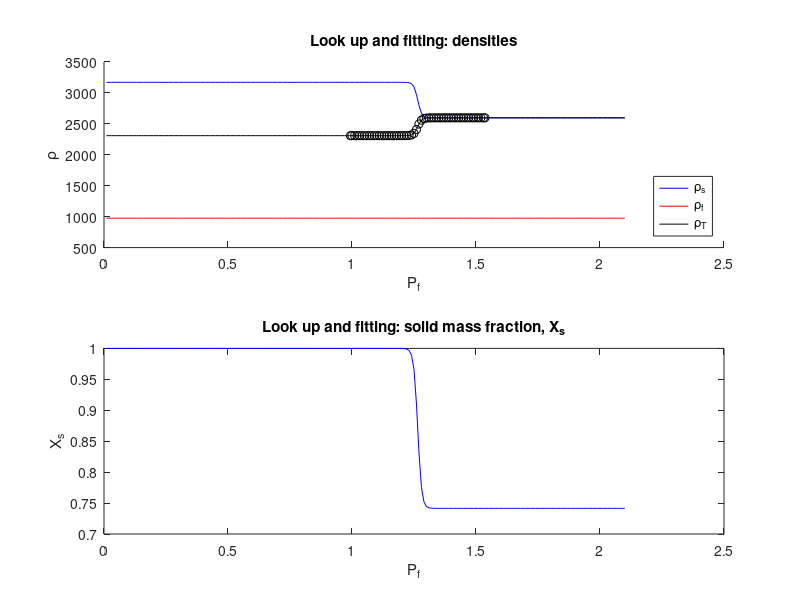
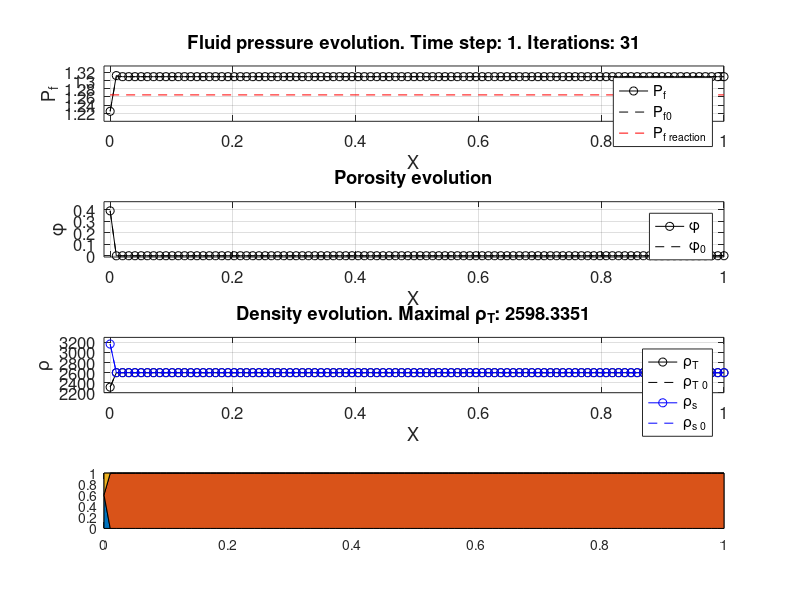

Write the MATLAB code that produced these figures, in order. (Note: this script raises an error after producing the figures.)
clear variables, close all, clc
% Hydro-Chemical code for hydration of zero-porosity rock
% Stefan Schmalholz, 31.03.2023
%%%%%%%%%%%%%%%%%%%%%%%%%%%%%%%%%%%%%%%%%%%%%%%%%%%%%%%%%%%%%%%%%%%%%%%%%%%
% Look up related stuff; approxmation of LU variables with tanh, and Pf as
% "reverse" ln-function of total density
% Look up table for atg + bru = fo + H2O reaction
load LOOK_UP_atg
Pf_lu       = P_vec*1e8/1e9;    % Pf in GPa
Pf_re       = 1.265;            % Reaction Pf in GPa
rhos_lp     = Rho_s(1);
rhos_hp     = Rho_s(end);
rhof        = mean(Rho_f);
xs_lp       = X_s_vec(1);
xs_hp       = X_s_vec(end);

% Fitting rhos and xs from LU with tanh; rhof is assumed constant
rw              = 0.1; % Width of step in tanh
rhos            = rhos_lp + (rhos_hp-rhos_lp) *(0.5*(tanh((Pf_lu-Pf_re)*2*pi/rw)+1));
xs              = xs_lp   + (xs_hp-xs_lp)     *(0.5*(tanh((Pf_lu-Pf_re)*2*pi/rw)+1));
rhostot         = min(rhos)*(1-0)*min(xs);
Phi_lu          = 1-(rhostot./(rhos.*xs));
rhoTOT_lu       = (1-Phi_lu).*rhos + Phi_lu.*rhof;
rT_lp           = rhoTOT_lu(1);
rT_hp           = rhoTOT_lu(end);
rhoTOT          = rT_lp   + (rT_hp-rT_lp)     *(0.5*(tanh((Pf_lu-Pf_re)*2*pi/rw)+1));
Pf_reverse      = real( (rw.*log((rhoTOT-rT_lp)./(-rhoTOT+rT_hp))+4*pi.*Pf_re)./4/pi );
figure(1)
subplot(211)
hold on
% plot(Pf_lu,lup(:,[3]),'oc')
% plot(Pf_lu,lup(:,[2]),'or')
plot(Pf_lu,rhos,'-b')
% plot(Pf_lu,lup(:,[4]),'xc')
plot(Pf_lu,rhof*ones(size(Pf_lu)),'-r')
% plot(Pf_lu,rhoTOT_lu,'-xk')
plot(Pf_lu,rhoTOT,'-k')
plot(Pf_reverse,rhoTOT,'ok')
legend('\rho_s','\rho_f','\rho_T','location','southeast'), xlabel('P_f'), ylabel('\rho')
title('Look up and fitting: densities'),
% axis([1.7 2.2 1000 3400]), grid on
subplot(212)
plot(Pf_lu,xs,'-b'), xlabel('P_f'), ylabel('X_s'),
% axis([1.7 2.2 0.99 1.001]), grid on
title('Look up and fitting: solid mass fraction, X_s')
set(gcf,'Position',[10.6000 193.8000 539.2000 580])
%%%%%%%%%%%%%%%%%%%%%%%%%%%%%%%%%%%%%%%%%%%%%%%%%%%%%%%%%%%%%%%%%%%%%%%%%%%
% Start of HC model, configuration and intialization
% Physics
Lx              = 1;
betaf           = 1e11/1e9;
k0_etaf         = 1e-19/(1e-3/1e9);
n_poro          = 2;
% Numerics
nx              = 100;
dx              = Lx/(nx-1);
X               = 0:dx:Lx;
nt              = 1e5;
CFL             = 2e-2/betaf/1;
rel             = 0.25;
% Initial values, in detail. First define ambient zero-porosity values and
% then add pertubation at boundary assuming total solid mass is constant.
np                      = 1;
Phi_amb                 = zeros(size(X));
Delta_Pf                = 0.1;
Pf_amb                  = Pf_re*ones(size(X)) + Delta_Pf/2;
rhos_amb                = rhos_lp + (rhos_hp-rhos_lp)*(0.5*(tanh( (Pf_amb-Pf_re)*2*pi/rw ) + 1));
xs_amb                  = xs_lp + (xs_hp-xs_lp)*(0.5*(tanh( (Pf_amb-Pf_re)*2*pi/rw ) + 1));
rhostot                 = max( rhos_amb.*(1-Phi_amb).*xs_amb );
Pf_amb(1:np)            = Pf_amb(1) - Delta_Pf;
Pf_ini                  = Pf_amb;
rhos_ini                = rhos_lp + (rhos_hp-rhos_lp)*(0.5*(tanh( (Pf_ini-Pf_re)*2*pi/rw ) + 1));
xs_ini                  = xs_lp + (xs_hp-xs_lp)*(0.5*(tanh( (Pf_ini-Pf_re)*2*pi/rw ) + 1));
Phi_ini                 = 1-(rhostot./(rhos_ini.*xs_ini));
phi0                    = max(Phi_ini);
rhoTOT                  = (1-Phi_ini).*rhos_ini + Phi_ini.*rhof;
rhoTOT_ini              = rhoTOT;
Phi                     = Phi_ini;
rhos                    = rhos_ini;
Pf_reverse              = real( (rw.*log((rhoTOT-rT_lp)./(-rhoTOT+rT_hp))+4*pi.*Pf_re)./4/pi );
Pf                      = Pf_reverse;
Pf_ini                  = Pf_reverse;
% figure(2)
% subplot(211)
% plot(X,Pf_ini,'-k'), hold on
% plot(X,Pf_reverse,'o')
% plot([X(1) X(end)],[1 1]*Pf_re,'--xr')
% subplot(212)
% plot(X,rhoTOT,'-k')
%%%%%%%%%%%%%%%%%%%%%%%%%%%%%%%%%%%%%%%%%%%%%%%%%%%%%%%%%%%%%%%%%%%%%%%%%%%
% Time loop and solver.
Time                    = [0];
Dehy_front              = [ ];
Max_rhoTOT              = [ ];
for it = 1:nt
    Dehy_front(it)      = X(max(find(Pf<Pf_re)));
    Max_rhoTOT(it)      = max(real(rhoTOT));
    rhoTOT_old          = rhoTOT;
    Diffmax             = max(k0_etaf .* (Phi/phi0).^n_poro) ./ betaf;
    dt                  = CFL*dx^2*min(rhof)/max(real(rhoTOT))/Diffmax;
    if it==1;dt_ini = dt; end
    error_it            = 1;
    iter                = 0;
    while error_it > 1e-6
        iter            = iter+1;
        rhoTOT_it       = rhoTOT;
        Perm            = rhof*k0_etaf .* (Phi/phi0).^n_poro;
        Flux            = (Perm(1:end-1) + Perm(2:end))/2 .* diff(Pf)/dx;
        rhoTOT(2:end-1) = real( rhoTOT_old(2:end-1) + dt*diff(Flux)/dx );
        error_rho       = max(abs(rhoTOT_it-rhoTOT));
        Pfr             = real( (rw.*log((rhoTOT-rT_lp)./(-rhoTOT+rT_hp))+4*pi.*Pf_re)./4/pi );
        Pf              = (1-rel)*Pf + rel*Pfr;
        Pf(1:np)        = Pf_ini(1:np);
        error_Pf        = max(abs(Pf-Pfr));
        error_it        = max([error_rho error_Pf]);
        rhos            = rhos_lp + (rhos_hp-rhos_lp)*(0.5*(tanh( (Pf-Pf_re)*2*pi/rw ) + 1));
        xs              = xs_lp   + (xs_hp-xs_lp)    *(0.5*(tanh( (Pf-Pf_re)*2*pi/rw ) + 1));
        Phi             = 1-rhostot./(rhos.*xs);
    end
    if it>1, Time = [Time Time(end)+dt]; end
    if it==1, Flux_ini = Flux; end
    if mod(it,10000)== 0 || it==1
        figure(3)
        subplot(411), hold off
        plot(X,Pf,'-ok',X,Pf_ini,'--k'),hold on
        plot([X(1) X(end)],[1 1]*Pf_re,'--r')
        legend('P_f','P_{f0}','P_{f reaction}'), set(gca,'FontSize',12)
        title(['Fluid pressure evolution. Time step: ',num2str(it),'. Iterations: ',num2str(iter)])
        ylabel('P_f'),xlabel('X'),axis([-0.01 Lx min(Pf_ini)*0.98 max(Pf_ini)*1.02]), grid on
        subplot(412)
        plot(X,Phi,'-ok',X,Phi_ini,'--k')
        legend('\phi','\phi_0'), set(gca,'FontSize',12)
        ylabel('\phi'),xlabel('X'),axis([-0.01 Lx -0.01 max(Phi_ini)*1.2]), grid on
        title('Porosity evolution')
        subplot(413)
        plot(X,rhoTOT,'-ok',X,rhoTOT_ini,'--k',X,rhos,'-ob',X,rhos_ini,'--b')
        legend('\rho_T','\rho_{T 0}','\rho_s','\rho_{s 0}'), set(gca,'FontSize',12)
        ylabel('\rho'),xlabel('X'),axis([-0.01 Lx 2200 3300]), grid on
        title(['Density evolution. Maximal \rho_T: ',num2str(max(rhoTOT))])
        subplot(414)
        Phi_plot                = zeros(length(X),3);
        Phi_plot(:,3)           = Phi;
        Phi_plot(Pf>Pf_re,2)    = 1-Phi(Pf>Pf_re);
        Phi_plot(Pf<=Pf_re,1)   = 1-Phi(Pf<=Pf_re);
        ar = area(X,Phi_plot);ar(1).FaceColor=[140 56 28]/255;ar(2).FaceColor=[183 167 148]/255;ar(3).FaceColor=[30 143 195]/255;
        xlabel('X'),legend('Olivine', 'Serpentinite', 'H2O'), set(gca,'FontSize',12)
        title('Relative spatial distribution of phases')
        %         plot((X(1:end-1)+X(2:end))/2,-Flux,'-k',(X(1:end-1)+X(2:end))/2,-Flux_ini,'--k')
        %         legend('q','q_{0}'), set(gca,'FontSize',12)
        %         ylabel('Total mass flux'),xlabel('X'),axis([-0.01 Lx -50 500]), grid on
        %         title('Total mass flux evolution')
        set(gcf,'Position',[553.8000 50.6000 968.0000 722.4000])
        drawnow
    end
end

figure(4)
subplot(211)
plot(sqrt(Time),Dehy_front,'-xk')
xlabel('Time^{1/2}'), ylabel('Dehydration front')
subplot(212)
plot(Time,Max_rhoTOT,'-xk')
xlabel('Time'), ylabel('Maximal \rho_T')

